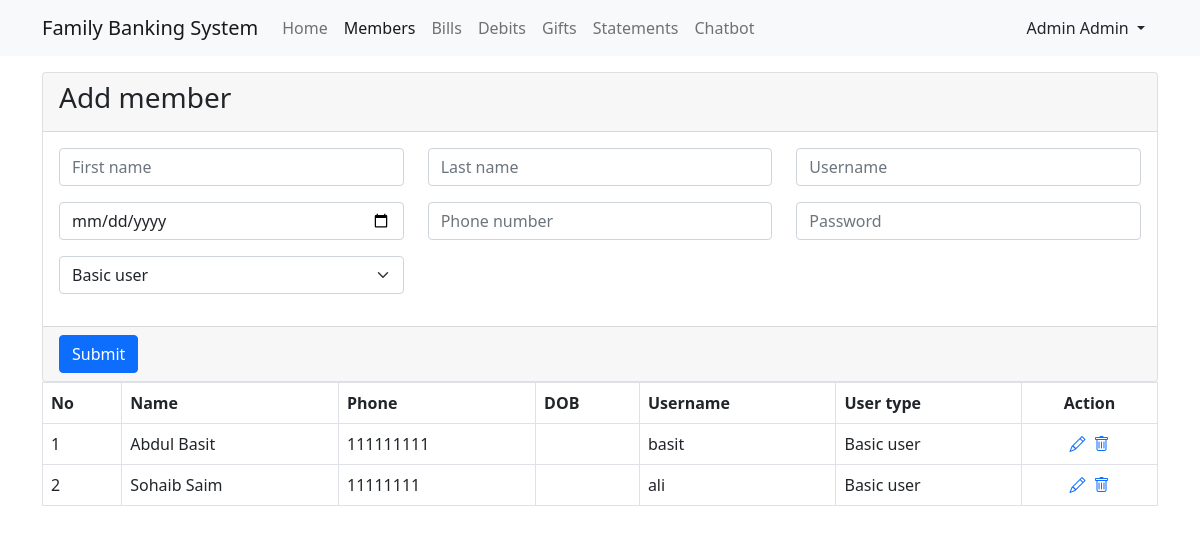
Screenshot of /FamilyBankingSystem/members.php (signed in) with the database file from the repository.
### tables this page shows
CREATE TABLE `users` (
  `id` int NOT NULL AUTO_INCREMENT,
  `firstName` varchar(500) DEFAULT NULL,
  `lastName` varchar(500) DEFAULT NULL,
  `username` varchar(500) DEFAULT NULL,
  `dataOfBirth` datetime DEFAULT NULL,
  `mobileNumber` varchar(50) DEFAULT NULL,
  `password` varchar(500) DEFAULT NULL,
  `userType` enum('Main user','Basic user') DEFAULT NULL,
  `createAt` datetime DEFAULT CURRENT_TIMESTAMP,
  `isDeleted` bit(1) DEFAULT NULL,
  `belongsTo` int DEFAULT NULL,
  `monthlySalary` decimal(10,2) DEFAULT NULL,
  `balanceInBank` decimal(10,2) DEFAULT NULL,
  PRIMARY KEY (`id`)
);

### FamilyBankingSystem/inc/db/connection.php (called while the page is built, shortened)
<?php
$_CONFIG = [
    "DATABASE" => [
        "HOST" => "localhost",
        "USERNAME" => "root",
        "PASSWORD" => "test123",
        "DB" => "familybanking"
    ]
];
class DataBase
{
    private $conn;
    public function __construct()
    {
        global $_CONFIG;
        $this->host = $_CONFIG["DATABASE"]["HOST"];
        $this->username = $_CONFIG["DATABASE"]["USERNAME"];
        $this->password = $_CONFIG["DATABASE"]["PASSWORD"];
        $this->db = $_CONFIG["DATABASE"]["DB"];
        $this->conn = mysqli_connect(
            $this->host,
            $this->username,
            $this->password,
            $this->db
        );
    }
    public function __select($sql)
    {
        $result = $this->conn->query($sql);
        if ($result && $result->num_rows > 0) {
            $data = [];
            while ($rows = $result->fetch_assoc()) {
                $data[] = $rows;
            }
            return $data;
        }
        return [];
    }
}
$db = new DataBase;

### FamilyBankingSystem/inc/session/sessioncheck.php (called while the page is built, shortened)
<?php
if(isset($_SESSION["USER"])&&!empty($_SESSION["USER"])){
    $user = $_SESSION["USER"];
}else{
    header("Location: login.php");
}

### FamilyBankingSystem/inc/actions/members/list.action.php (called while the page is built)
<?php
include_once "inc/session/sessioncheck.php";
include_once "inc/db/connection.php";
$userId = $user["id"];
$sql = "select * from users where belongsTo = '$userId'";
$users = $db->__select($sql);

### FamilyBankingSystem/inc/partial/members/list.table.php (the view, shortened to what this page needs)
<?php include_once "inc/actions/members/list.action.php";?>
<table class="table table-bordered">
    <thead>
        <tr>
            <th>
                No
            </th>
            <th>
                Name
            </th>
            <th>
                Phone
            </th>
            <th>
                DOB
            </th>
            <th>
                Username
            </th>
            <th>
                User type
            </th>
            <th class="text-center">
                Action
            </th>
        </tr>
    </thead>
    <tbody>
        <?php for($i=0;$i<sizeof($users);$i++){
            $row = $users[$i];
            ?>
            <tr>
                <td>
                    <?=$i+1?>
                </td>
                <td>
                    <?=$row["firstName"];?> <?=$row["lastName"];?>
                </td>
                <td>
                    <?=$row["mobileNumber"]?>
                </td>
                <td>
                </td>
                <td>
                    <?=$row["username"]?>
                </td>
                <td>
                    <?=$row["userType"]?>
                </td>
                <td>
                    <div class="d-flex justify-content-center">
                        <a href="members.php?id=<?=$rows["id"]?>">
                            <i class="bi bi-pencil"></i>
                        </a>
                        <a href="inc/actions/members/delete.action.php?id=<?=$rows["id"]?>" class="ms-2">
                            <i class="bi bi-trash"></i>
                        </a>
                    </div>
                </td>
            </tr>
        <?php } ?>
    </tbody>
</table>

### rows the page displays
users: firstName "Abdul", lastName "Basit", mobileNumber "111111111", username "basit", userType "Basic user"
users: firstName "Sohaib", lastName "Saim", mobileNumber "11111111", username "ali", userType "Basic user"

### other values shown
$user["firstName"] "Admin"
$user["lastName"] "Admin"
